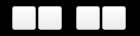
<?xml version="1.0" encoding="UTF-8"?>
<ui version="4.0">
 <class>FormAudioRec</class>
 <widget class="QWidget" name="FormAudioRec">
  <property name="geometry">
   <rect>
    <x>0</x>
    <y>0</y>
    <width>140</width>
    <height>36</height>
   </rect>
  </property>
  <property name="minimumSize">
   <size>
    <width>140</width>
    <height>0</height>
   </size>
  </property>
  <property name="windowTitle">
   <string>Form</string>
  </property>
  <property name="styleSheet">
   <string notr="true">QWidget#FormAudioRec
{
	background-color: rgb(0, 0, 0);
}

QPushButton#pushButtonSndCallback{
border-width: 0px  0px 0px 0px;
border-image: url(:/butRecSpeak_normal.png);
}
QPushButton#pushButtonSndCallback:hover{
border-width: 0px  0px 0px 0px;
border-image: url(:/butRecSpeak_enter.png);
}
QPushButton#pushButtonSndCallback:disabled{
border-width: 0px  0px 0px 0px;
border-image: url(:/butRecSpeak_disable.png);
}

QPushButton#pushButtonSndCallback:checked{
border-width: 0px  0px 0px 0px;
border-image: url(:/butRecSpeak_checked_normal.png);
}
QPushButton#pushButtonSndCallback:checked:hover{
border-width: 0px  0px 0px 0px;
border-image: url(:/butRecSpeak_checked_enter.png);
}
QPushButton#pushButtonSndCallback:checked:disabled{
border-width: 0px  0px 0px 0px;
border-image: url(:/butRecSpeak_checked_disable.png);
}

QPushButton#pushButtonSndMicInput{
border-width: 0px  0px 0px 0px;
border-image: url(:/butRecMicrophone_normal.png);
}
QPushButton#pushButtonSndMicInput:hover{
border-width: 0px  0px 0px 0px;
border-image: url(:/butRecMicrophone_enter.png);
}
QPushButton#pushButtonSndMicInput:disabled{
border-width: 0px  0px 0px 0px;
border-image: url(:/butRecMicrophone_disable.png);
}

QPushButton#pushButtonSndMicInput:checked{
border-width: 0px  0px 0px 0px;
border-image: url(:/butRecMicrophone_checked_normal.png);
}
QPushButton#pushButtonSndMicInput:checked:hover{
border-width: 0px  0px 0px 0px;
border-image: url(:/butRecMicrophone_checked_enter.png);
}
QPushButton#pushButtonSndMicInput:checked:disabled{
border-width: 0px  0px 0px 0px;
border-image: url(:/butRecMicrophone_checked_disable.png);
}

</string>
  </property>
  <layout class="QHBoxLayout" name="horizontalLayout">
   <property name="spacing">
    <number>2</number>
   </property>
   <property name="leftMargin">
    <number>12</number>
   </property>
   <property name="topMargin">
    <number>0</number>
   </property>
   <property name="rightMargin">
    <number>12</number>
   </property>
   <property name="bottomMargin">
    <number>0</number>
   </property>
   <item>
    <widget class="QPushButton" name="pushButtonSndCallback">
     <property name="minimumSize">
      <size>
       <width>24</width>
       <height>24</height>
      </size>
     </property>
     <property name="maximumSize">
      <size>
       <width>24</width>
       <height>24</height>
      </size>
     </property>
     <property name="checkable">
      <bool>true</bool>
     </property>
     <property name="checked">
      <bool>false</bool>
     </property>
    </widget>
   </item>
   <item>
    <widget class="ButtonWithVolume" name="pushButtonVolCB">
     <property name="minimumSize">
      <size>
       <width>24</width>
       <height>24</height>
      </size>
     </property>
     <property name="maximumSize">
      <size>
       <width>24</width>
       <height>24</height>
      </size>
     </property>
     <property name="toolTip">
      <string>点击弹出录音设备列表，以及设置混音音量。</string>
     </property>
     <property name="text">
      <string/>
     </property>
    </widget>
   </item>
   <item>
    <spacer name="horizontalSpacer">
     <property name="orientation">
      <enum>Qt::Horizontal</enum>
     </property>
     <property name="sizeType">
      <enum>QSizePolicy::Fixed</enum>
     </property>
     <property name="sizeHint" stdset="0">
      <size>
       <width>12</width>
       <height>1</height>
      </size>
     </property>
    </spacer>
   </item>
   <item>
    <widget class="QPushButton" name="pushButtonSndMicInput">
     <property name="minimumSize">
      <size>
       <width>24</width>
       <height>24</height>
      </size>
     </property>
     <property name="maximumSize">
      <size>
       <width>24</width>
       <height>24</height>
      </size>
     </property>
     <property name="checkable">
      <bool>true</bool>
     </property>
     <property name="checked">
      <bool>false</bool>
     </property>
    </widget>
   </item>
   <item>
    <widget class="ButtonWithVolume" name="pushButtonVolMic">
     <property name="minimumSize">
      <size>
       <width>24</width>
       <height>24</height>
      </size>
     </property>
     <property name="maximumSize">
      <size>
       <width>24</width>
       <height>24</height>
      </size>
     </property>
     <property name="toolTip">
      <string>点击弹出录音设备列表，以及设置混音音量。</string>
     </property>
     <property name="text">
      <string/>
     </property>
    </widget>
   </item>
  </layout>
 </widget>
 <customwidgets>
  <customwidget>
   <class>ButtonWithVolume</class>
   <extends>QPushButton</extends>
   <header>ButtonWithVolume.h</header>
  </customwidget>
 </customwidgets>
 <resources/>
 <connections/>
</ui>
